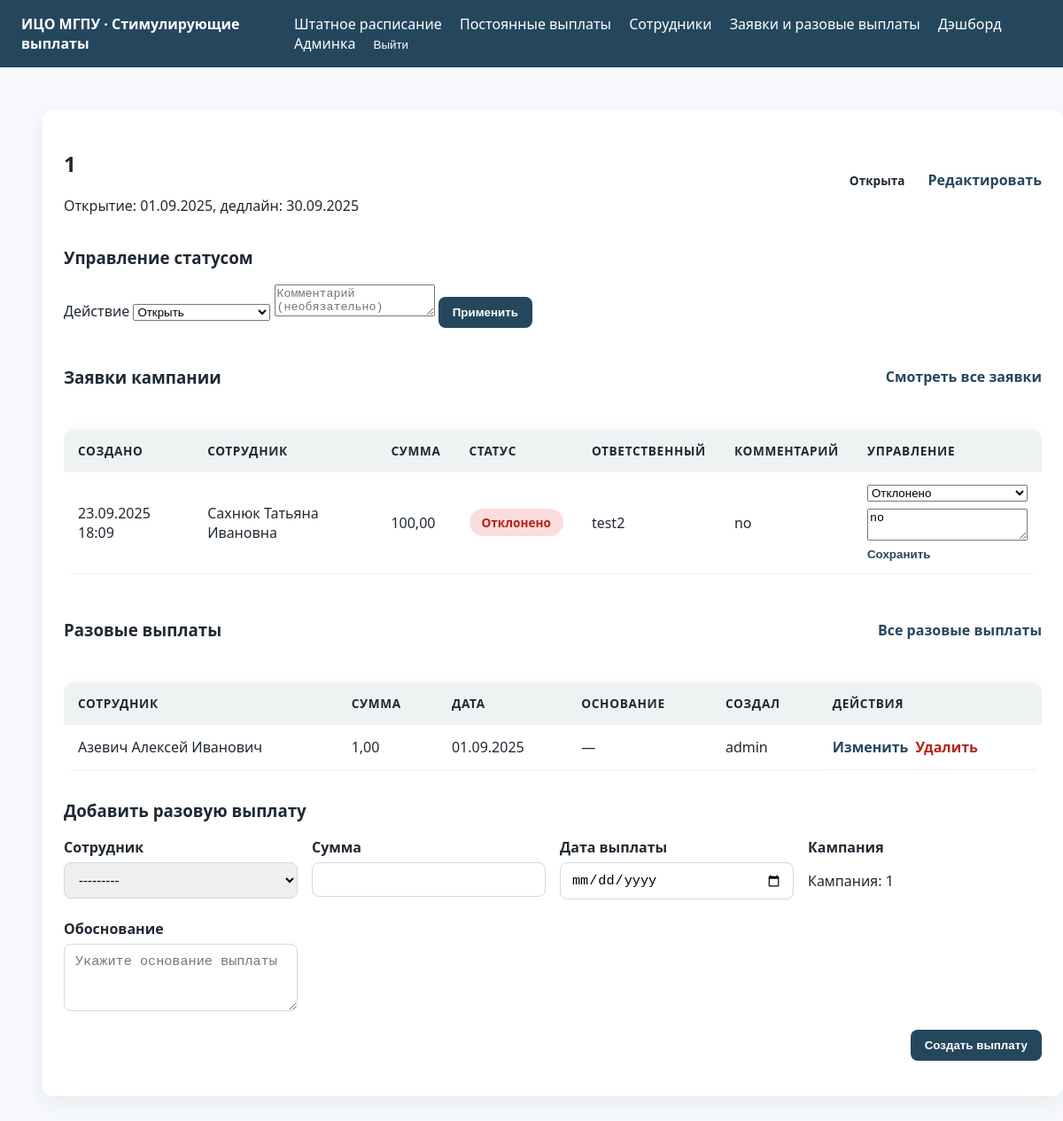
The app's page /one-time/campaigns/3/ (signed in) with its own data.
### one_time_payments/models.py (models this page shows, shortened)
class RequestCampaign(models.Model):
    class Status(models.TextChoices):
        DRAFT = 'draft', 'Черновик'
        OPEN = 'open', 'Открыта'
        CLOSED = 'closed', 'Закрыта'
        ARCHIVED = 'archived', 'В архиве'
    name = models.CharField('Название кампании', max_length=255)
    description = models.TextField('Описание', blank=True)
    status = models.CharField('Статус', max_length=16, choices=Status.choices, default=Status.DRAFT)
    opens_at = models.DateField('Дата открытия')
    deadline = models.DateField('Дедлайн', blank=True, null=True)
    auto_close_day = models.PositiveSmallIntegerField(
        'Дата автозакрытия',
        default=15,
        help_text='Если дедлайн не указан, кампания автоматически закрывается в указанный день месяца.'
    )
    auto_close_enabled = models.BooleanField('Автоматическое закрытие', default=True)
    closed_at = models.DateTimeField('Закрыта', blank=True, null=True)
    archived_at = models.DateTimeField('В архиве с', blank=True, null=True)
    created_at = models.DateTimeField('Создано', auto_now_add=True)
    updated_at = models.DateTimeField('Обновлено', auto_now=True)
    objects = RequestCampaignQuerySet.as_manager()
    class Meta:
        ordering = ['-opens_at', 'name']
        verbose_name = 'Кампания заявок'
        verbose_name_plural = 'Кампании заявок'
    def open(self) -> None:
        if self.status != self.Status.DRAFT:
            raise ValidationError('Открыть можно только кампания из черновика.')
        self.status = self.Status.OPEN
        self.save(update_fields=['status'])

class OneTimePayment(models.Model):
    employee = models.ForeignKey(
        'stimuli.Employee',
        on_delete=models.CASCADE,
        related_name='one_time_payments',
        verbose_name='Сотрудник'
    )
    amount = models.DecimalField('Сумма', max_digits=14, decimal_places=2)
    payment_date = models.DateField('Дата выплаты', default=timezone.localdate)
    created_by = models.ForeignKey(
        settings.AUTH_USER_MODEL,
        on_delete=models.SET_NULL,
        related_name='one_time_payments',
        verbose_name='Создано пользователем',
        null=True,
        blank=True,
    )
    campaign = models.ForeignKey(
        RequestCampaign,
        on_delete=models.SET_NULL,
        related_name='manual_payments',
        verbose_name='Кампания',
        null=True,
        blank=True,
    )
    justification = models.TextField('Обоснование', blank=True)
    created_at = models.DateTimeField('Создано', auto_now_add=True)
    updated_at = models.DateTimeField('Обновлено', auto_now=True)
    class Meta:
        ordering = ['-payment_date', '-created_at']
        verbose_name = 'Разовая выплата'
        verbose_name_plural = 'Разовые выплаты'

### stimuli/models.py (models this page shows, shortened)
class StimulusRequest(models.Model):
    class Status(models.TextChoices):
        PENDING = 'pending', _('На рассмотрении')
        APPROVED = 'approved', _('Одобрено')
        REJECTED = 'rejected', _('Отклонено')
        ARCHIVED = 'archived', _('Архив')
    employee = models.ForeignKey(Employee, on_delete=models.CASCADE, related_name='requests', verbose_name='Сотрудник')
    requested_by = models.ForeignKey(
        settings.AUTH_USER_MODEL,
        on_delete=models.CASCADE,
        related_name='stimulus_requests',
        verbose_name='Ответственный'
    )
    campaign = models.ForeignKey(
        'one_time_payments.RequestCampaign',
        on_delete=models.SET_NULL,
        related_name='stimulus_requests',
        verbose_name='Кампания',
        blank=True,
        null=True,
    )
    amount = models.DecimalField('Размер выплаты', max_digits=12, decimal_places=2)
    justification = models.TextField('Обоснование')
    status = models.CharField('Статус', max_length=16, choices=Status.choices, default=Status.PENDING)
    admin_comment = models.TextField('Комментарий администратора', blank=True)
    archived_at = models.DateTimeField('В архиве с', blank=True, null=True)
    created_at = models.DateTimeField('Создано', auto_now_add=True)
    updated_at = models.DateTimeField('Обновлено', auto_now=True)
    objects = StimulusRequestQuerySet.as_manager()
    class Meta:
        ordering = ['-created_at']
        permissions = [
            ('view_all_requests', 'Может видеть все заявки'),
            ('edit_pending_requests', 'Может редактировать заявки на рассмотрении'),
        ]
        verbose_name = 'Заявка на стимулирование'
        verbose_name_plural = 'Заявки на стимулирование'

class Employee(models.Model):
    class Category(models.TextChoices):
        AUP = 'АУП', _('Административно-управленческий персонал')
        PPS = 'ППС', _('Профессорско-преподавательский состав')
        OTHER = 'Другое', _('Другое')
    full_name = models.CharField('ФИО', max_length=255)
    division = models.ForeignKey('staffing.Division', on_delete=models.PROTECT, related_name='employees', verbose_name='Подразделение')
    position = models.ForeignKey('staffing.Position', on_delete=models.PROTECT, related_name='employees', verbose_name='Должность')
    category = models.CharField('Категория', max_length=32, choices=Category.choices)
    rate = models.DecimalField('Ставка', max_digits=6, decimal_places=3, default=1)
    allowance_amount = models.DecimalField('Надбавка', max_digits=12, decimal_places=2, default=0)
    allowance_reason = models.CharField('Основание надбавки', max_length=255, blank=True)
    allowance_until = models.DateField('Срок надбавки', blank=True, null=True)
    payment = models.DecimalField('Выплата', max_digits=12, decimal_places=2, default=0)
    justification = models.TextField('Обоснование', blank=True)
    created_at = models.DateTimeField('Создано', auto_now_add=True)
    updated_at = models.DateTimeField('Обновлено', auto_now=True)
    class Meta:
        ordering = ['full_name']
        verbose_name = 'Сотрудник'
        verbose_name_plural = 'Сотрудники'
    def __str__(self):
        return self.full_name

### one_time_payments/views.py (the view)
# urls.py: path('campaigns/<int:pk>/', views.RequestCampaignDetailView.as_view(), name='campaign-detail'),
class RequestCampaignDetailView(LoginRequiredMixin, PermissionRequiredMixin, generic.DetailView):
    model = RequestCampaign
    template_name = 'one_time_payments/campaign_detail.html'
    context_object_name = 'campaign'
    permission_required = 'one_time_payments.view_requestcampaign'
    def get_queryset(self):
        return RequestCampaign.objects.prefetch_related(
            Prefetch(
                'stimulus_requests',
                queryset=StimulusRequest.objects.select_related('employee', 'requested_by').order_by('-created_at'),
            ),
            Prefetch(
                'manual_payments',
                queryset=OneTimePayment.objects.select_related('employee', 'created_by').order_by('-payment_date'),
            ),
        )
    def get_context_data(self, **kwargs):
        context = super().get_context_data(**kwargs)
        campaign = self.object
        context['status_form'] = RequestCampaignStatusForm()
        context['manual_payment_form'] = OneTimePaymentForm(initial={'campaign': campaign})
        context['stimulus_status_form'] = StimulusRequestStatusForm()
        return context

### one_time_payments/templates/one_time_payments/campaign_detail.html (shortened to what this page needs)
{% extends 'base.html' %}
{% block content %}
<div class="card content-card">
    <div style="display:flex; justify-content:space-between; align-items:center; flex-wrap:wrap; gap:16px; margin-bottom:16px;">
        <div>
            <h2>{{ campaign.name }}</h2>
            <p class="muted">Открытие: {{ campaign.opens_at|date:'d.m.Y' }}{% if campaign.deadline %}, дедлайн: {{ campaign.deadline|date:'d.m.Y' }}{% endif %}</p>
        </div>
        <div style="display:flex; flex-wrap:wrap; gap:12px; align-items:center;">
            <span class="status status-{{ campaign.status }}">{{ campaign.get_status_display }}</span>
            {% if perms.one_time_payments.change_requestcampaign %}
                <a href="{% url 'one_time_payments:campaign-edit' campaign.pk %}" class="btn btn-text">Редактировать</a>
            {% endif %}
        </div>
    </div>
    {% if perms.one_time_payments.change_requestcampaign %}
        <section style="margin-bottom:24px;">
            <h3>Управление статусом</h3>
            <form method="post" action="{% url 'one_time_payments:campaign-status' campaign.pk %}" class="form-inline">
                <label for="action">Действие</label>
                <select name="action" id="action">
                    {% for value, label in status_form.fields.action.choices %}
                        <option value="{{ value }}">{{ label }}</option>
                    {% endfor %}
                </select>
                <textarea name="comment" rows="2" placeholder="Комментарий (необязательно)"></textarea>
                <button type="submit" class="btn btn-primary">Применить</button>
            </form>
        </section>
    {% endif %}
    <section style="margin-bottom:32px;">
        <div style="display:flex; justify-content:space-between; align-items:center; gap:16px; flex-wrap:wrap;">
            <h3>Заявки кампании</h3>
            <a href="{% url 'request-list' %}?campaign={{ campaign.pk }}" class="btn btn-text">Смотреть все заявки</a>
        </div>
        <div class="table-wrapper" style="margin-top:12px;">
            <table class="table">
                <thead>
                    <tr>
                        <th>Создано</th>
                        <th>Сотрудник</th>
                        <th>Сумма</th>
                        <th>Статус</th>
                        <th>Ответственный</th>
                        <th>Комментарий</th>
                        {% if perms.stimuli.change_stimulusrequest %}
                            <th>Управление</th>
                        {% endif %}
                    </tr>
                </thead>
                <tbody>
                    {% for request in campaign.stimulus_requests.all %}
                        <tr>
                            <td>{{ request.created_at|date:'d.m.Y H:i' }}</td>
                            <td>{{ request.employee.full_name }}</td>
                            <td>{{ request.amount }}</td>
                            <td><span class="status status-{{ request.status }}">{{ request.get_status_display }}</span></td>
                            <td>{{ request.requested_by.get_full_name|default:request.requested_by.username }}</td>
                            <td>{{ request.admin_comment|default:'—' }}</td>
                            {% if perms.stimuli.change_stimulusrequest %}
                                <td>
                                    <form method="post" action="{% url 'one_time_payments:campaign-request-status' campaign.pk request.pk %}" style="display:flex; flex-direction:column; gap:8px;">
                                        <select name="status">
                                            {% for value, label in request.Status.choices %}
                                                <option value="{{ value }}" {% if value == request.status %}selected{% endif %}>{{ label }}</option>
                                            {% endfor %}
                                        </select>
                                        <textarea name="admin_comment" rows="2" placeholder="Комментарий администратора">{{ request.admin_comment }}</textarea>
                                        <button type="submit" class="btn btn-text">Сохранить</button>
                                    </form>
                                </td>
                            {% endif %}
                        </tr>
                    {% empty %}
                        <tr>
                            <td colspan="7">Заявок в кампании нет.</td>
                        </tr>
                    {% endfor %}
                </tbody>
            </table>
        </div>
    </section>
    <section style="margin-bottom:32px;">
        <div style="display:flex; justify-content:space-between; align-items:center; flex-wrap:wrap; gap:16px;">
            <h3>Разовые выплаты</h3>
            <a href="{% url 'one_time_payments:manual-payment-list' %}?campaign={{ campaign.pk }}" class="btn btn-text">Все разовые выплаты</a>
        </div>
        <div class="table-wrapper" style="margin-top:12px;">
            <table class="table">
                <thead>
                    <tr>
                        <th>Сотрудник</th>
                        <th>Сумма</th>
                        <th>Дата</th>
                        <th>Основание</th>
                        <th>Создал</th>
                        <th>Действия</th>
                    </tr>
                </thead>
                <tbody>
                    {% for payment in campaign.manual_payments.all %}
                        <tr>
                            <td>{{ payment.employee.full_name }}</td>
                            <td>{{ payment.amount }}</td>
                            <td>{{ payment.payment_date|date:'d.m.Y' }}</td>
                            <td>{{ payment.justification|default:'—' }}</td>
                            <td>{{ payment.created_by.get_full_name|default:payment.created_by.username }}</td>
                            <td style="display:flex; gap:8px; flex-wrap:wrap;">
                                <a href="{% url 'one_time_payments:manual-payment-edit' payment.pk %}" class="btn btn-text">Изменить</a>
                                <a href="{% url 'one_time_payments:manual-payment-delete' payment.pk %}" class="btn btn-text" style="color:#b4231a;">Удалить</a>
                            </td>
                        </tr>
                    {% empty %}
                        <tr>
                            <td colspan="6">Разовые выплаты отсутствуют.</td>
                        </tr>
                    {% endfor %}
                </tbody>
            </table>
        </div>
    </section>
    {% if perms.one_time_payments.add_onetimepayment %}
        <section style="margin-bottom:16px;">
            <h3>Добавить разовую выплату</h3>
            <form method="post" action="{% url 'one_time_payments:campaign-manual-payment-add' campaign.pk %}">
                <div class="form-grid">
                    {% for field in manual_payment_form %}
                        <div>
                            <label for="{{ field.id_for_label }}">{{ field.label }}</label>
                            {% if field.name == 'campaign' %}
                                <p>Кампания: {{ campaign.name }}</p>
                            {% else %}
                                {{ field }}
                            {% endif %}
                        </div>
                    {% endfor %}
                </div>
                <div style="display:flex; justify-content:flex-end; gap:12px; margin-top:16px;">
                    <button type="submit" class="btn btn-primary">Создать выплату</button>
                </div>
            </form>
        </section>
    {% endif %}
</div>
{% endblock %}

### records on screen
RequestCampaign: name "1", opens_at "01.09.2025", deadline "30.09.2025", status "Открыта", name "1"
StimulusRequest: created_at "23.09.2025 18:09", employee.full_name "Сахнюк Татьяна Ивановна", amount "100,00", status "Отклонено", requested_by.get_full_name "test2", admin_comment "no"
OneTimePayment: employee.full_name "Азевич Алексей Иванович", amount "1,00", payment_date "01.09.2025", justification "—", created_by.get_full_name "admin"

### other values on screen
{{ field.label }} "Сотрудник" "Сумма" "Дата выплаты" "Кампания" "Обоснование"
form field action "Открыть"
